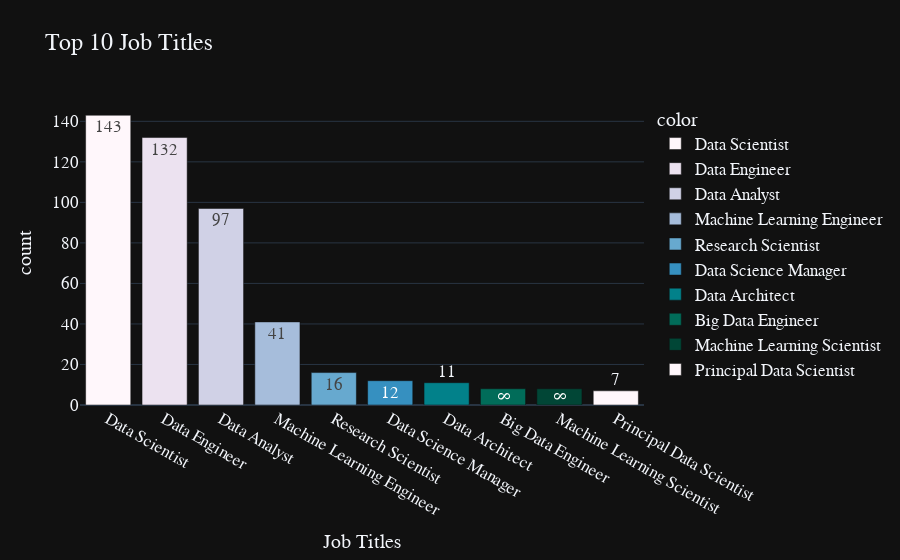

The notebook cell this image was saved under:
### Markdown cell above
From treemap above, we can notice that Senior-level/Expert accounts for 46%, and Mid-level/Intermediate ranked the next.
There's only 4.28% of Executive-level/Director

### Code cell
top10_job_title = df['job_title'].value_counts()[:10]
fig = px.bar(y=top10_job_title.values, 
             x=top10_job_title.index, 
             color = top10_job_title.index,
             color_discrete_sequence=px.colors.sequential.PuBuGn,
             text=top10_job_title.values,
             title= 'Top 10 Job Titles',
             template= 'plotly_dark')
fig.update_layout(
    xaxis_title="Job Titles",
    yaxis_title="count",
    font = dict(size=17,family="Franklin Gothic"))
fig.show()

### Figure 1 — Plotly figure (JSON) as saved in the notebook; plotly's stock layout.template omitted (floating-point values rounded to 4 significant figures)
{"data": [{"alignmentgroup": "True", "hovertemplate": "color=Data Scientist<br>x=%{x}<br>y=%{y}<br>text=%{text}<extra></extra>", "legendgroup": "Data Scientist", "marker": {"color": "rgb(255,247,251)", "pattern": {"shape": ""}}, "name": "Data Scientist", "offsetgroup": "Data Scientist", "orientation": "v", "showlegend": true, "text": [143], "textposition": "auto", "type": "bar", "x": ["Data Scientist"], "xaxis": "x", "y": [143], "yaxis": "y"}, {"alignmentgroup": "True", "hovertemplate": "color=Data Engineer<br>x=%{x}<br>y=%{y}<br>text=%{text}<extra></extra>", "legendgroup": "Data Engineer", "marker": {"color": "rgb(236,226,240)", "pattern": {"shape": ""}}, "name": "Data Engineer", "offsetgroup": "Data Engineer", "orientation": "v", "showlegend": true, "text": [132], "textposition": "auto", "type": "bar", "x": ["Data Engineer"], "xaxis": "x", "y": [132], "yaxis": "y"}, {"alignmentgroup": "True", "hovertemplate": "color=Data Analyst<br>x=%{x}<br>y=%{y}<br>text=%{text}<extra></extra>", "legendgroup": "Data Analyst", "marker": {"color": "rgb(208,209,230)", "pattern": {"shape": ""}}, "name": "Data Analyst", "offsetgroup": "Data Analyst", "orientation": "v", "showlegend": true, "text": [97], "textposition": "auto", "type": "bar", "x": ["Data Analyst"], "xaxis": "x", "y": [97], "yaxis": "y"}, {"alignmentgroup": "True", "hovertemplate": "color=Machine Learning Engineer<br>x=%{x}<br>y=%{y}<br>text=%{text}<extra></extra>", "legendgroup": "Machine Learning Engineer", "marker": {"color": "rgb(166,189,219)", "pattern": {"shape": ""}}, "name": "Machine Learning Engineer", "offsetgroup": "Machine Learning Engineer", "orientation": "v", "showlegend": true, "text": [41], "textposition": "auto", "type": "bar", "x": ["Machine Learning Engineer"], "xaxis": "x", "y": [41], "yaxis": "y"}, {"alignmentgroup": "True", "hovertemplate": "color=Research Scientist<br>x=%{x}<br>y=%{y}<br>text=%{text}<extra></extra>", "legendgroup": "Research Scientist", "marker": {"color": "rgb(103,169,207)", "pattern": {"shape": ""}}, "name": "Research Scientist", "offsetgroup": "Research Scientist", "orientation": "v", "showlegend": true, "text": [16], "textposition": "auto", "type": "bar", "x": ["Research Scientist"], "xaxis": "x", "y": [16], "yaxis": "y"}, {"alignmentgroup": "True", "hovertemplate": "color=Data Science Manager<br>x=%{x}<br>y=%{y}<br>text=%{text}<extra></extra>", "legendgroup": "Data Science Manager", "marker": {"color": "rgb(54,144,192)", "pattern": {"shape": ""}}, "name": "Data Science Manager", "offsetgroup": "Data Science Manager", "orientation": "v", "showlegend": true, "text": [12], "textposition": "auto", "type": "bar", "x": ["Data Science Manager"], "xaxis": "x", "y": [12], "yaxis": "y"}, {"alignmentgroup": "True", "hovertemplate": "color=Data Architect<br>x=%{x}<br>y=%{y}<br>text=%{text}<extra></extra>", "legendgroup": "Data Architect", "marker": {"color": "rgb(2,129,138)", "pattern": {"shape": ""}}, "name": "Data Architect", "offsetgroup": "Data Architect", "orientation": "v", "showlegend": true, "text": [11], "textposition": "auto", "type": "bar", "x": ["Data Architect"], "xaxis": "x", "y": [11], "yaxis": "y"}, {"alignmentgroup": "True", "hovertemplate": "color=Big Data Engineer<br>x=%{x}<br>y=%{y}<br>text=%{text}<extra></extra>", "legendgroup": "Big Data Engineer", "marker": {"color": "rgb(1,108,89)", "pattern": {"shape": ""}}, "name": "Big Data Engineer", "offsetgroup": "Big Data Engineer", "orientation": "v", "showlegend": true, "text": [8], "textposition": "auto", "type": "bar", "x": ["Big Data Engineer"], "xaxis": "x", "y": [8], "yaxis": "y"}, {"alignmentgroup": "True", "hovertemplate": "color=Machine Learning Scientist<br>x=%{x}<br>y=%{y}<br>text=%{text}<extra></extra>", "legendgroup": "Machine Learning Scientist", "marker": {"color": "rgb(1,70,54)", "pattern": {"shape": ""}}, "name": "Machine Learning Scientist", "offsetgroup": "Machine Learning Scientist", "orientation": "v", "showlegend": true, "text": [8], "textposition": "auto", "type": "bar", "x": ["Machine Learning Scientist"], "xaxis": "x", "y": [8], "yaxis": "y"}, {"alignmentgroup": "True", "hovertemplate": "color=Principal Data Scientist<br>x=%{x}<br>y=%{y}<br>text=%{text}<extra></extra>", "legendgroup": "Principal Data Scientist", "marker": {"color": "rgb(255,247,251)", "pattern": {"shape": ""}}, "name": "Principal Data Scientist", "offsetgroup": "Principal Data Scientist", "orientation": "v", "showlegend": true, "text": [7], "textposition": "auto", "type": "bar", "x": ["Principal Data Scientist"], "xaxis": "x", "y": [7], "yaxis": "y"}], "layout": {"barmode": "relative", "font": {"family": "Franklin Gothic", "size": 17}, "legend": {"title": {"text": "color"}, "tracegroupgap": 0}, "title": {"text": "Top 10 Job Titles"}, "xaxis": {"anchor": "y", "domain": [0, 1], "title": {"text": "Job Titles"}}, "yaxis": {"anchor": "x", "domain": [0, 1], "title": {"text": "count"}}}}
